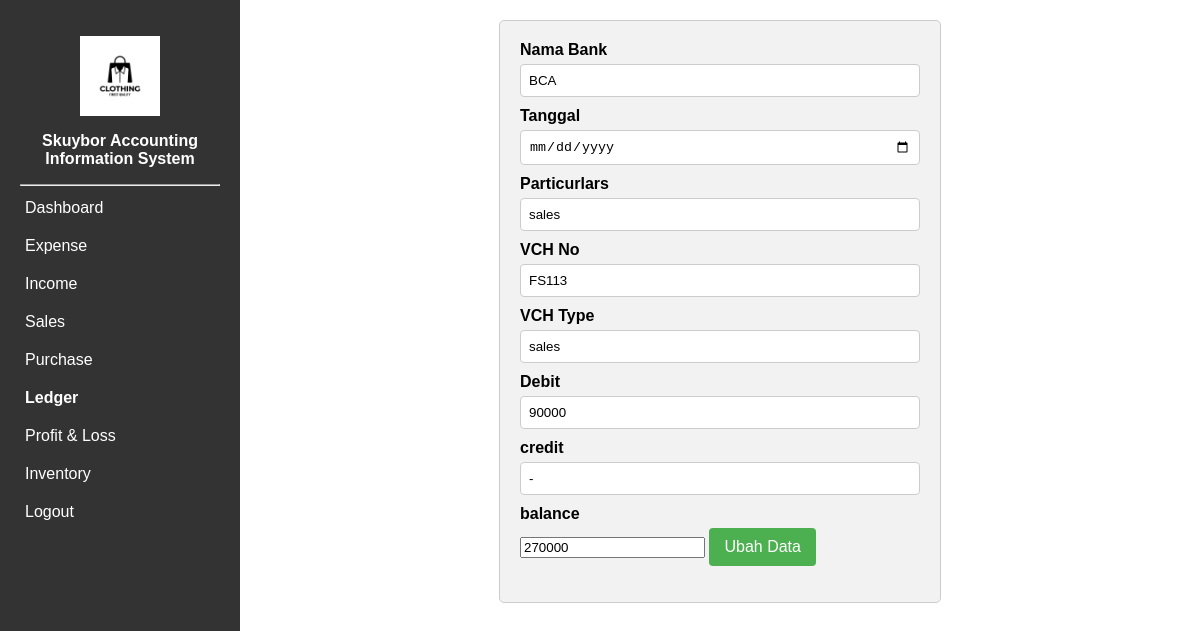
The app's page /update.php?id=2 with its own data.
### tables this page shows
CREATE TABLE `bank` (
  `id_bank` int(11) NOT NULL,
  `nama_bank` varchar(50) NOT NULL,
  `tanggal` date NOT NULL,
  `particulars` varchar(50) NOT NULL,
  `vch_no` varchar(50) NOT NULL,
  `vch_type` varchar(50) NOT NULL,
  `debit` varchar(20) NOT NULL,
  `credit` varchar(20) NOT NULL,
  `balance` int(20) NOT NULL
);

### function.php (called while the page is built, shortened)
<?php
$conn = mysqli_connect("localhost", "root", "", "projek") or die("Connect failed: " . $conn->error);
function query($query)
{
    global $conn;
    $result = mysqli_query($conn, $query);
    $rows = [];
    while ($row = mysqli_fetch_assoc($result)) {
        $rows[] = $row;
    }
    return $rows;
}
?>

### update.php (the view, shortened to what this page needs)
<?php
    require 'function.php';
    $id_bank = $_GET["id"];
    $bank = query("SELECT * FROM bank WHERE id_bank = $id_bank")[0];
?>
<html>
<head>
    <link rel="stylesheet" type="text/css" href="style.css">
</head>
<body>
    <div class="container">
        <nav>
            <center><img src="logo.jpg" alt="logo skuybor" style="width:40%;padding-top:1rem;">
                <b><p>Skuybor Accounting Information System</p></b>
            </center>
            <hr>
            <ul>
                <li><a href="index.php" onclick="showIndex()">Dashboard</a></li>
                <li><a href="expense.php" onclick="showExpense()">Expense</a></li>
                <li><a href="income.php" onclick="showIncome()">Income</a></li>
                <li><a href="Sales.php" onclick="showSales()">Sales</a></li>
                <li><a href="purchase.php" onclick="showPurchase()">Purchase</a></li>
                <li><a class="active" href="ledger.php" onclick="showLedger()">Ledger</a></li>
                <li><a href="profitloss.php" onclick="showProfitLoss()">Profit & Loss</a></li>
                <li><a href="inventory.php" onclick="showinventory()">Inventory</a></li>
                <li><a href="logout.php">Logout</a></li>
            </ul>
        </nav>
        <div id="content">
        <div class="update">
            <form action="" method="POST">
                <label for="nama_bank">Nama Bank</label>
                <input type="text" name="nama_bank" id="nama_bank" required value="<?= $bank["nama_bank"]; ?> ">
                <label for="tanggal">Tanggal</label>
                <input type="date" name="tanggal" id="tanggal" required value="<?= $bank["tanggal"]; ?> ">
                <label for="particurlars">Particurlars</label>
                <input type="text" name="particulars" id="particulars" required value="<?= $bank["particulars"]; ?> ">
                <label for="vch_no">VCH No</label>
                <input type="text" name="vch_no" id="vch_no" required value="<?= $bank["vch_no"]; ?> ">
                <label for="vch_type">VCH Type</label>
                <input type="text" name="vch_type" id="vch_type" required value="<?= $bank["vch_type"]; ?> ">
                <label for="debit">Debit</label>
                <input type="text" name="debit" id="debit" required value="<?= $bank["debit"]; ?> ">
                <label for="credit">credit</label>
                <input type="text" name="credit" id="credit" required value="<?= $bank["credit"]; ?> ">
                <label for="balance">balance</label>
                <input type="balance" name="balance" id="balance" required value="<?= $bank["balance"]; ?> ">
                <button type="submit" name="submit">Ubah Data</button>
            </form>
            </div>
        </div>
    </div>
</body>
</html>

### style.css (style rules this page uses)
body { font-family: Arial, sans-serif; margin: 0; padding: 0; }
.container { display: flex; width: 100%; height: 100%; }
.container li .active, .container li :hover { font-weight: bold; font-size: 1rem; }
.container li .active ::after, .container li :hover::after { font-weight: bold; width: 50px; height: 2px; }
nav { background-color: #333; width: 200px; padding: 20px; height: 100vh; }
nav p { color: white; }
nav ul { list-style-type: none; padding: 0; margin: 0; }
nav ul li { margin-bottom: 10px; }
nav ul li a { display: block; text-decoration: none; color: #fff; padding: 5px; }
#content { flex: 1; padding: 20px; }
.update { width: 400px; padding: 20px; background-color: #f2f2f2; border: 1px solid #ccc; border-radius: 5px; margin: 0 auto; }
.update label { display: block; margin-bottom: 5px; font-weight: bold; }
.update input[type="text"], .update input[type="date"] { width: 100%; padding: 8px; border: 1px solid #ccc; border-radius: 4px; box-sizing: border-box; margin-bottom: 10px; }
.update button[type="submit"] { background-color: #4CAF50; color: white; padding: 10px 15px; border: none; border-radius: 4px; cursor: pointer; font-size: 16px; }

### records on screen
bank: nama_bank "BCA", particulars "sales", vch_no "FS113", vch_type "sales", debit "90000", credit "-", balance "270000"
